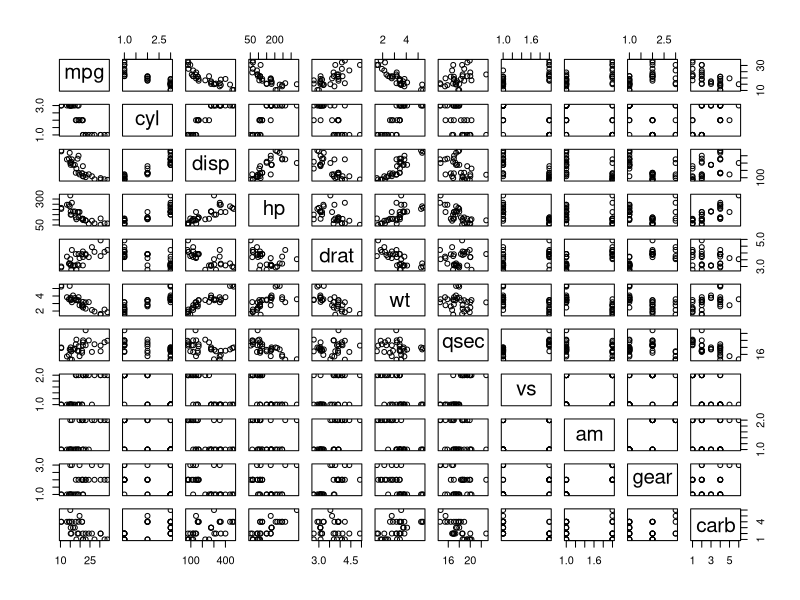
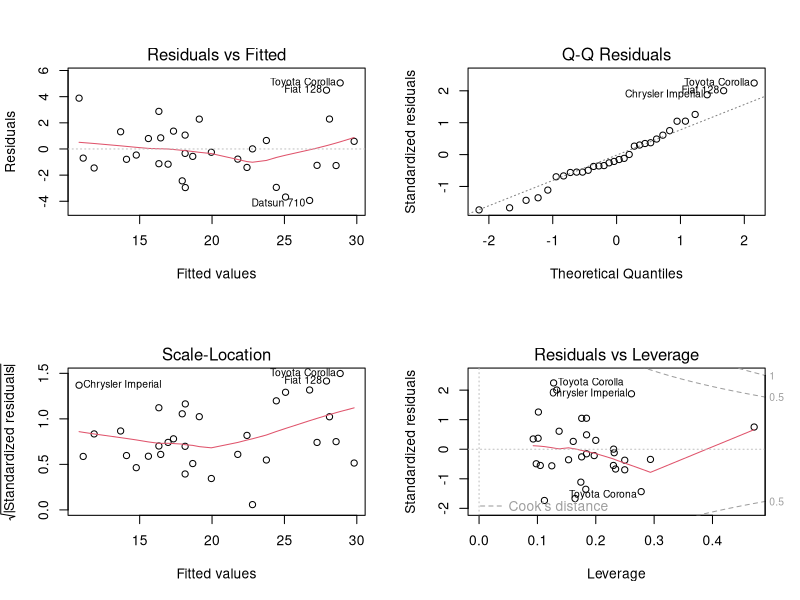

These figures' R source, in order:
## ---- chunk 1
library(datasets)
set.seed(123)
data <- mtcars
data$am <- factor(data$am)
data$cyl <- factor(data$cyl)
data$vs <- factor(data$vs)
data$gear <- factor(data$gear)
data$carb <- factor(data$carb)
levels(data$am) <- c("Auto", "Man")
## ---- chunk 2
fit <- lm(mpg ~ ., data = data)
optFit <- step(fit, direction = "backward")
## ---- chunk 3
optFit$call
optFit$coeff
## ---- chunk 4
singleFit <- lm(mpg ~ am, data=data)
optPlusFit <- lm(mpg ~ cyl + hp + wt + am + qsec + disp, data=data)
anova(singleFit, optFit, optPlusFit)
## ---- chunk 5
test <- t.test(mpg~am, data=data)
test
val <- test$p.value
## ---- chunk 6
pairs(data)
## ---- chunk 7
par(mfrow=c(2,2))
plot(optFit)
par(mfrow=c(1,1))
